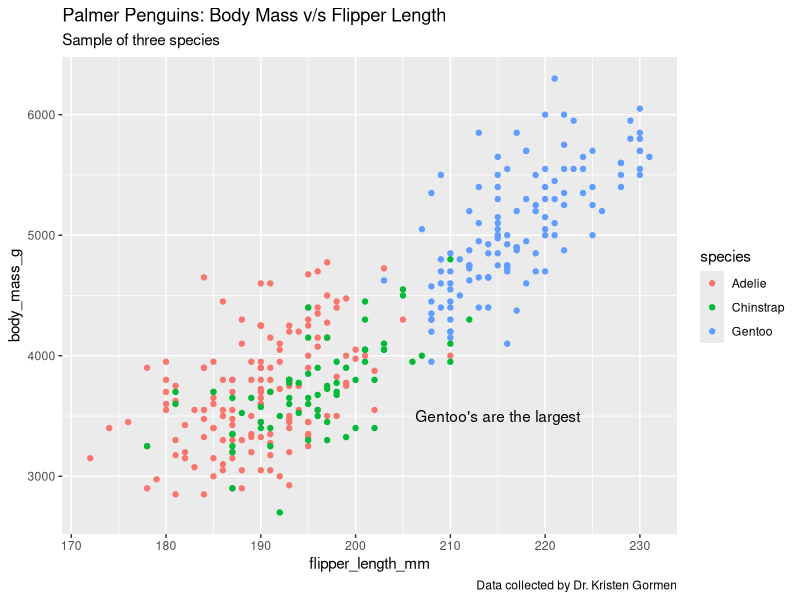
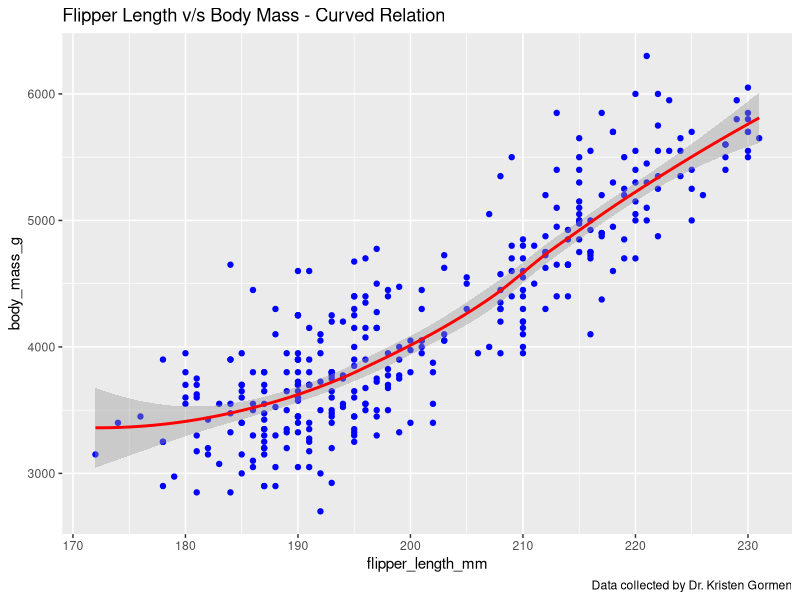
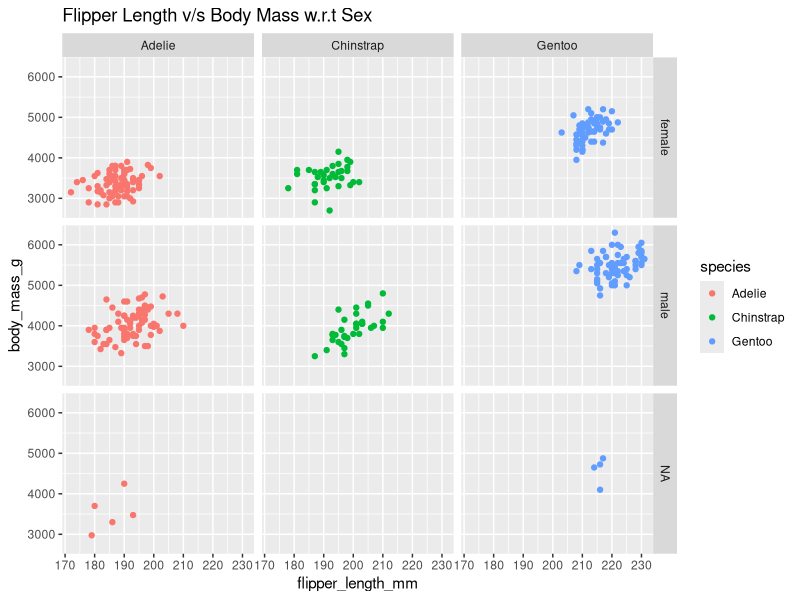

The R source for these figures, in order:
## ---- chunk 1
library(tidyverse)
library(palmerpenguins) 
library(ggplot2)
## ---- chunk 2
ggplot(data=penguins) +
  geom_point(mapping = aes(x=flipper_length_mm, y=body_mass_g, color=species)) +
  labs(title="Palmer Penguins: Body Mass v/s Flipper Length",
       subtitle="Sample of three species",
       caption="Data collected by Dr. Kristen Gormen") +
  annotate("text", x= 215, y= 3500, label= "Gentoo's are the largest")
## ---- chunk 3
ggplot(data=penguins) +
  geom_point(mapping=aes(x=flipper_length_mm, y=body_mass_g), color = "blue") +
  geom_smooth(mapping=aes(x=flipper_length_mm, y=body_mass_g), color = "red") +
  labs(title = "Flipper Length v/s Body Mass - Curved Relation",
       caption = "Data collected by Dr. Kristen Gormen")
## ---- chunk 4
ggplot(data=penguins)+
  geom_point(mapping = aes(x= flipper_length_mm, y= body_mass_g, color= species))+
  facet_grid(sex~species)+
  labs(title= "Flipper Length v/s Body Mass w.r.t Sex")

